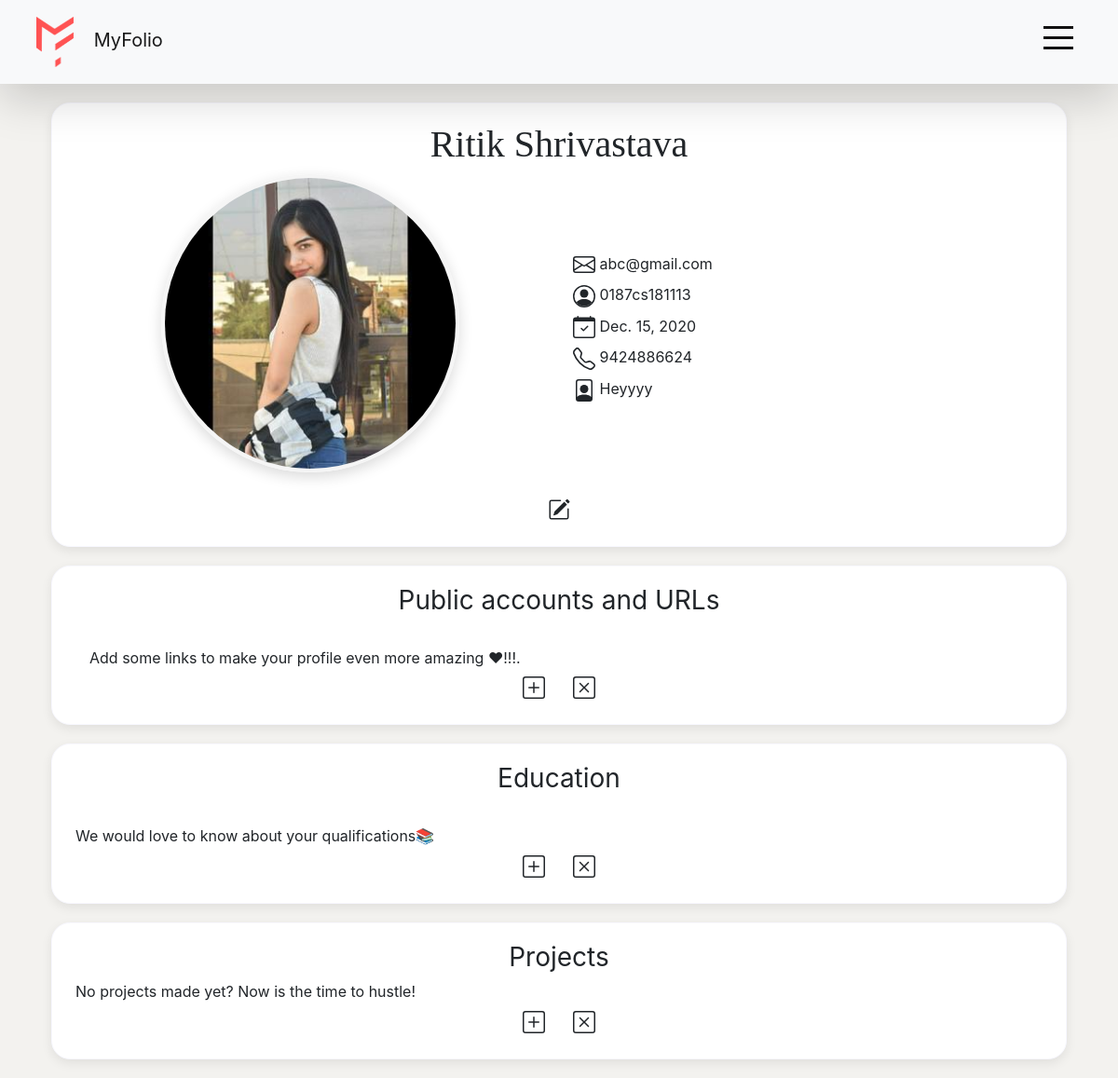
Before: /user_profile (signed in) with the older database file.
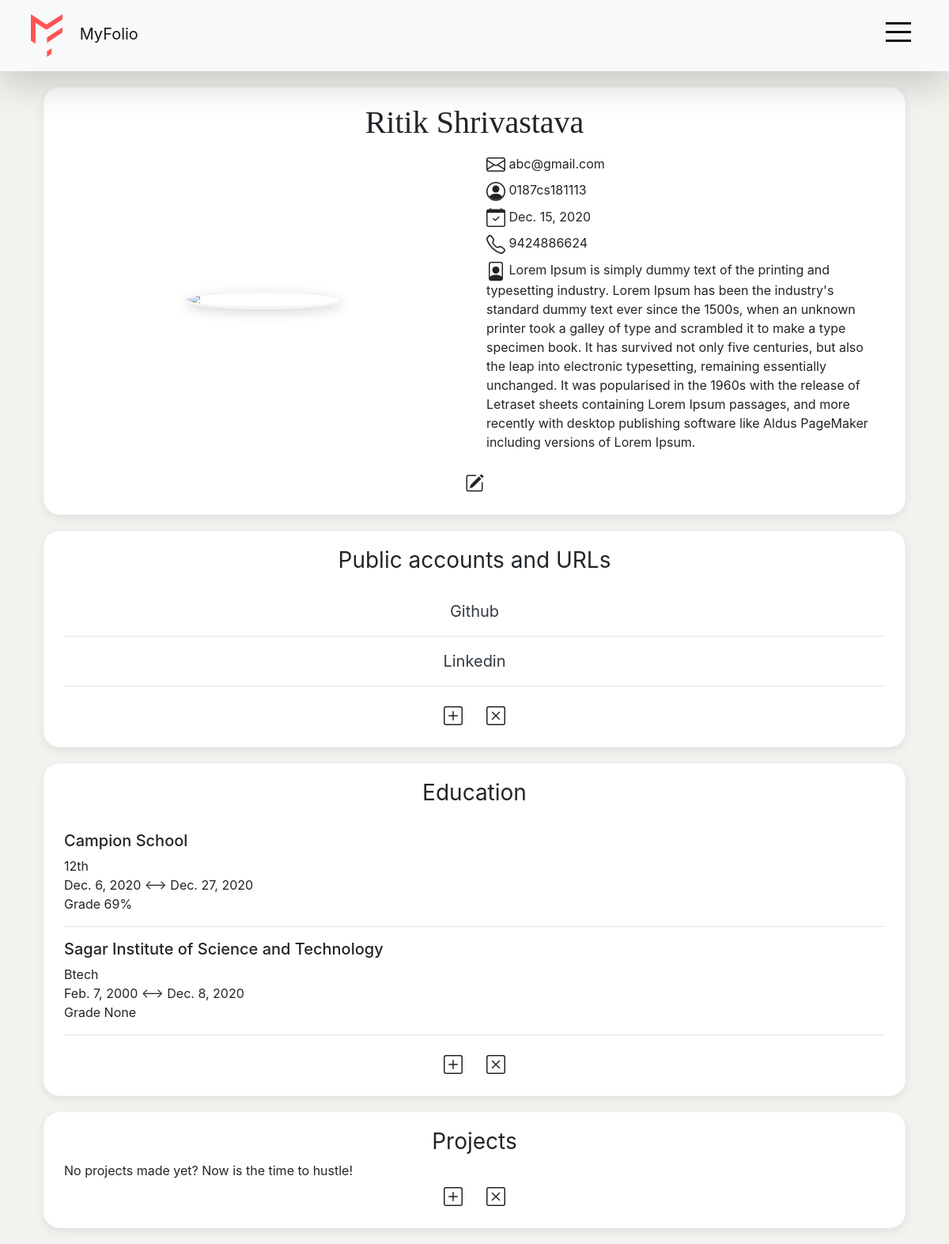
After: the same page with the newer database file.
### main_app/models.py (models this page shows)
class UserCompleteProfile(models.Model):
    user = models.ForeignKey(User, on_delete=models.CASCADE)
    dob = models.DateField(blank=True, null=True)
    profile_picture = models.ImageField(blank=True, null=True, upload_to='images/profile_pictures/')
    about = models.TextField(blank=True, null=True)
    phone_no = models.CharField(max_length=10, blank=True, null=True)
    skill = models.ForeignKey(Skill, on_delete=models.CASCADE, blank=True, null=True)

class Link(models.Model):
    link_id = models.AutoField(primary_key=True)
    user = models.ForeignKey(User, on_delete=models.CASCADE)
    name = models.CharField(max_length=20, blank=False, null=False)
    link = models.URLField(blank=False, null=False)

class Education(models.Model):
    edu_id = models.AutoField(primary_key=True)
    user = models.ForeignKey(User, on_delete=models.CASCADE)
    school_name = models.CharField(max_length=50, blank=False, null=False)
    degree = models.CharField(max_length=50, blank=False, null=False)
    start_year = models.DateField(blank=False, null=False)
    end_year = models.DateField(blank=True, null=True)
    grade = models.CharField(max_length=10, blank=True, null=True)

### main_app/views.py (the view, shortened to what this page needs)
# urls.py: path('user_profile', GeneralDetails.as_view(), name='user_profile'),
class GeneralDetails(LoginRequiredMixin, View):
    login_url = 'verify_user'
    redirect_field_name = 'general_edit'
    form_class = CompleteUserForm
    template_name = 'complete_profile.html'
    def get(self, request):
        data = UserCompleteProfile.objects.filter(user=self.request.user).first()
        links = Link.objects.filter(user=self.request.user).all()
        educations = Education.objects.filter(user=self.request.user).all()
        projects = Project.objects.filter(user=self.request.user).all()
        if data:
            if data.profile_picture:
                im = Image.open(data.profile_picture)
                thumb_width = 320
                im_thumb = crop_max_square(im).resize((thumb_width, thumb_width), Image.LANCZOS)
                loc = 'media/' + str(data.profile_picture)
                im_thumb.save(loc)
        form = {}
        if data is not None:
            form['form1'] = CompleteUserForm(instance=data)
        else:
            form['form1'] = CompleteUserForm()
        form['form2'] = LinksForm()
        form['form3'] = EducationForm()
        form['form4'] = ProjectsForm()
        return render(request, 'complete_profile.html',
                      {'data': data, 'links': links, 'educations': educations, 'projects': projects, 'form': form})

### main_app/views.py (called while the page is built)
def crop_center(pil_img, crop_width, crop_height):
    img_width, img_height = pil_img.size
    return pil_img.crop(((img_width - crop_width) // 2,
                         (img_height - crop_height) // 2,
                         (img_width + crop_width) // 2,
                         (img_height + crop_height) // 2))

def crop_max_square(pil_img):
    return crop_center(pil_img, min(pil_img.size), min(pil_img.size))

### templates/complete_profile.html (shortened to what this page needs)
{% load static %}
<!DOCTYPE html>
<html lang="en">
<head>
    <link rel="stylesheet" href="https://cdn.jsdelivr.net/npm/bootstrap@4.5.3/dist/css/bootstrap.min.css"
>
    <link rel="stylesheet" type="text/css" href="{% static 'main_app\stylesheets\complete_profile.css' %}">
    <link rel="stylesheet" type="text/css" href="{% static 'main_app\stylesheets\navbar-style.css' %}">
    <link rel="stylesheet" href="{% static 'main_app\fonts\google-sans\stylesheet.css' %}">
     <link rel="stylesheet" href="{% static 'main_app\fonts\Quicksand\stylesheet.css' %}">
</head>
<body>
<nav class="navbar navbar-light bg-light shadow-lg">
    <div class="container-fluid">
        <div class="row">
            <div id="logo_div" class="col-2">
                <a class="navbar-brand ml-2" href="{% url 'home' %}" id="logo-name">
                    <img src="{% static 'main_app/img/Group 2.png' %}" class="navbar-brand" id="logo" width="40px">
                    MyFolio
                </a>
            </div>
            <div class="fullnavBtn mt-4 col-2" id="toggle">
                <span class="top"></span>
                <span class="middle"></span>
                <span class="bottom"></span>
            </div>
        </div>
    </div>
</nav>
<main class="container">
    <div class="row complete-profile" id="about">
        <div class="h1 col-12">
            {{ user.first_name }} {{ user.last_name }}
        </div>
        <div class="col-12 col-md-6" id="about-pic">
            {% if data.profile_picture %}
                <div>
                    <img src="media/{{ data.profile_picture }}" id="profile-image">
                </div>
            {% else %}
                <div>
                    <img src="https://dailygrafix.com/wp-content/uploads/2019/03/ee.png" width="320px"
                         id="profile-image">
                </div>
            {% endif %}
        </div>
        <div class="col-12 col-md-6" id="about-text">
            <div class="field-data">
                <a>
                </a>
                {{ user.email }}
            </div>
            {% if data %}
                <div class="field-data">
                    <a>
                    </a> {{ data.user }}
                </div>
                <div class="field-data">
                    <a>
                    </a>
                    {{ data.dob }}
                </div>
                <div class="field-data">
                    <a>
                    </a>
                    {{ data.phone_no }}
                </div>
                <div class="field-data">
                    <a>
                    </a>
                    {{ data.about }}
                </div>
            {% endif %}
        </div>
        <div>
            <button type="button" class="btn" data-toggle="modal" data-target="#exampleModal"
                    id="btn-about">
            </button>
        </div>
    </div>
    <div class="row complete-profile" id="public-profiles">
        <h3 class="font-weight-normal">
            Public accounts and URLs
        </h3>
        <div class="col-12">
            <br>
            {% if links %}
                {% for link in links %}
                    <div class="row">
                        <div class="col-12 accounts">
                            <a class="text-dark" href="{{ link.link }}">{{ link.name }}</a>
                        </div>
                    </div>
                    <div>
                        <hr>
                    </div>
                {% endfor %}
            {% else %}
                <div class=" col-12">
                    Add some links to make your profile even more amazing ❤!!!.
                </div>
            {% endif %}
        </div>
        <div>
            <button type="button" class="btn" data-toggle="modal" data-target="#exampleModal2">
            </button>
            <button type="button" class="btn" data-toggle="modal" data-target="#exampleModalx">
            </button>
        </div>
    </div>
    <div class="row complete-profile" id="education">
        <h3 class="font-weight-normal">
            Education
        </h3>
        <div class="col-12">
            <br>
            {% if educations %}
                {% for edu in educations %}
                    <div>
                        <div class="school-name h5">
                            {{ edu.school_name }}
                        </div>
                        <div class="degree">
                            {{ edu.degree }}
                        </div>
                        <div>
                            {{ edu.start_year }} <--> {{ edu.end_year }}
                        </div>
                        <div>
                            Grade {{ edu.grade }}
                        </div>
                    </div>
                    <div>
                        <hr>
                    </div>
                {% endfor %}
            {% else %}
                <a>We would love to know about your qualifications📚</a>
            {% endif %}
        </div>
        <div>
            <button type="button" class="btn" data-toggle="modal" data-target="#exampleModal3">
            </button>
            <button type="button" class="btn" data-toggle="modal" data-target="#exampleModalx">
            </button>
        </div>
    </div>
    <div class="row complete-profile">
        <h3 class="font-weight-normal">
            Projects
        </h3>
        <div class="col-12">
            {% if projects %}
                {% for project in projects %}
                    <div>
                        Name : {{ project.project_name }}
                    </div>
                    <div>
                        Description : {{ project.project_desc }}
                    </div>
                    <div>
                        Link to Github/BitBucket : {{ project.project_link }}
                    </div>
                {% endfor %}
            {% else %}
                <a>No projects made yet? Now is the time to hustle!</a>
            {% endif %}
        </div>
        <div>
            <button type="button" class="btn" data-toggle="modal" data-target="#exampleModal4">
            </button>
            <button type="button" class="btn" data-toggle="modal" data-target="#exampleModalx">
            </button>
        </div>
    </div>
</main>
</body>
</html>

### static/main_app/stylesheets/complete_profile.css (style rules this page uses)
body { background-color: #F3F2EF; }
.h1 { font-family: "Google Sans Display"; font-weight: lighter; text-align: center; }
#profile-image { border-radius: 50%; border: whitesmoke solid 4px; box-shadow: rgba(0, 0, 0, 0.15) 0px 5px 15px 0px; max-width: 320px; min-width: 200px; width: 100%; }
.complete-profile { margin: 20px 10px; padding: 20px 10px; display: flex; align-items: center; justify-content: center; max-width: 1200px; border: ghostwhite solid 1px; border-radius: 20px; background-color: white; box-shadow: rgba(0, 0, 0, 0.08) 0px 4px 12px; }
#about-text { text-align: left; }
#about-pic { justify-content: center; text-align: center; }
#btn-about { text-align: right; margin-top: 20px; }
.field-data { margin-top: 8px; }
.accounts { text-align: center; font-size: 20px; color: #003366; }

### static/main_app/stylesheets/navbar-style.css (style rules this page uses)
.fullnavBtn { position: absolute; top: 5%; right: 4%; height: 14px; width: 32px; cursor: pointer; z-index: 100; -webkit-transition: opacity 0.25s ease; transition: opacity 0.25s ease; }
.fullnavBtn span { background: #111111; border: none; height: 3px; width: 100%; position: absolute; top: 0; left: 0; -webkit-transition: all 0.35s ease; transition: all 0.35s ease; cursor: pointer; }
.fullnavBtn span:nth-of-type(2) { top: 11px; }
.fullnavBtn span:nth-of-type(3) { top: 22px; }

Changed rows visible on the page:
changed UserCompleteProfile "0187cs181113": about "Heyyyy" → "Lorem Ipsum is simply dummy text of the printing and typesetting industry. Lorem Ipsum has been the industry's standard dummy text ever since the 1500s, when an unknown printer took a galley of type and scrambled it to make a type specimen book. It has survived not only five centuries, but also the leap into electronic typesetting, remaining essentially unchanged. It was popularised in the 1960s with the release of Letraset sheets containing Lorem Ipsum passages, and more recently with desktop publishing software like Aldus PageMaker including versions of Lorem Ipsum."; profile_picture: picture removed
added Link: name "Github"
added Link: name "Linkedin"
added Education: school_name "Campion School", degree "12th", start_year "Dec. 6, 2020", end_year "Dec. 27, 2020", grade "69%"
added Education: school_name "Sagar Institute of Science and Technology", degree "Btech", start_year "Feb. 7, 2000", end_year "Dec. 8, 2020", grade "None"
Other visible differences:
text no longer shown: "Add some links to make your profile even more amazing ❤!!!. We would love to know about your qualifications📚"
